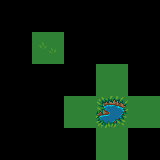

A level layout from a 2D game, rendered from its tile map. Below: a short description, then the map file with tile-grid data replaced by summaries:
An orthogonal 5x5 tile map with 32x32 px tiles, 6 tile layers (regions, input_set, output_grass, output2_grass, ...), 2 tilesets.

<map version="1.0" orientation="orthogonal" width="5" height="5" tilewidth="32" tileheight="32">
 <tileset firstgid="1" name="animwater" tilewidth="32" tileheight="32">
  <image source="../../img/animwater.png" width="96" height="384" />
 </tileset>
 <tileset firstgid="37" name="grass" tilewidth="32" tileheight="32">
  <image source="../../img/grass.png" width="96" height="192" />
 </tileset>
 <layer name="regions" width="5" height="5">
  <data>[25 cells, 6 non-empty, 1 distinct tile ids]</data>
 </layer>
 <layer name="input_set" width="5" height="5">
  <data>[25 cells, 5 non-empty, 1 distinct tile ids]</data>
 </layer>
 <layer name="output_grass" width="5" height="5">
  <data>[25 cells, 2 non-empty, 2 distinct tile ids]</data>
 </layer>
 <layer name="output2_grass" width="5" height="5">
  <data>[25 cells, 2 non-empty, 2 distinct tile ids]</data>
 </layer>
 <layer name="output3_grass" width="5" height="5">
  <data>[25 cells, 2 non-empty, 2 distinct tile ids]</data>
 </layer>
 <layer name="output4_grass" width="5" height="5">
  <data>[25 cells, 2 non-empty, 2 distinct tile ids]</data>
 </layer>
</map>
